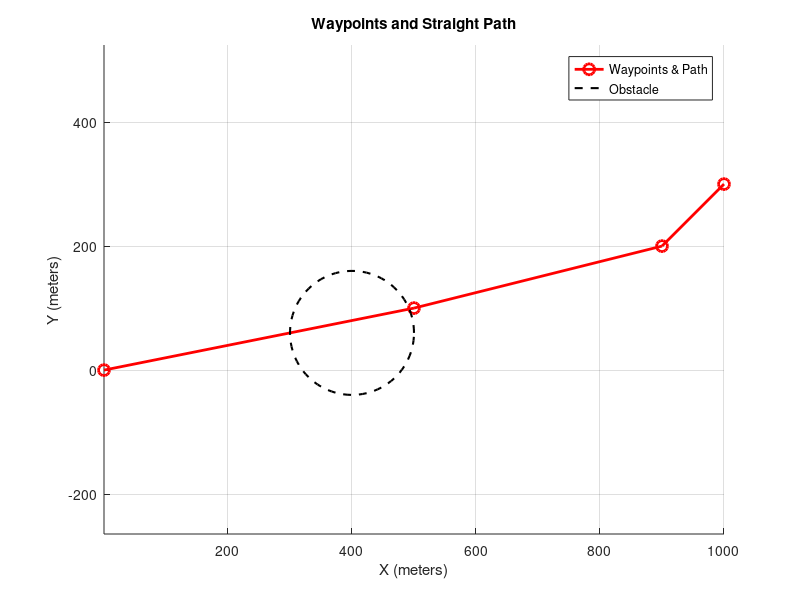

The MATLAB source for this figure:
% 🧭 Simple Waypoints with One Obstacle in MATLAB

clc; close all; clear;

% 1. Define the 3 waypoints (x, y)
waypoints = [
    0,   0;    % WP1
  500, 100;  % WP2
  900, 200   % WP3
  1000, 300
];

% 2. Draw the waypoints and the connecting path
figure; hold on;
plot(waypoints(:,1), waypoints(:,2), 'ro-', 'LineWidth', 2, 'MarkerSize', 8);
xlabel('X (meters)'); ylabel('Y (meters)');
title('Waypoints and Straight Path');
axis equal; grid on;

% 3. Define a circular obstacle
obs_center = [400, 60];  % x=400m, y=60m
obs_radius = 100;          % circle radius = 80m

% 4. Plot the obstacle circle
theta = linspace(0, 2*pi, 100);
xc = obs_center(1) + obs_radius * cos(theta);
yc = obs_center(2) + obs_radius * sin(theta);
plot(xc, yc, 'k--', 'LineWidth', 1.5);

legend('Waypoints & Path', 'Obstacle');

hold off;
